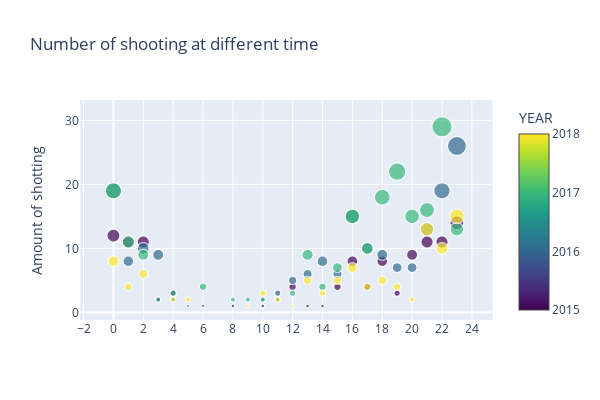

Notebook cell for this chart:
### Markdown cell above
#### Scatter Plot with more style

### Code cell
fig = px.scatter(shotting_timeDist, x="HOUR", y="INCIDENT_NUMBER", color="YEAR",size='INCIDENT_NUMBER',
                 title='Number of shooting at different time',
                 hover_name='YEAR',size_max=20,
           color_continuous_scale=px.colors.sequential.Viridis, render_mode="webgl")
fig.update_layout(
    width=600,
    height=400,
)
fig.update_xaxes(nticks=20,tickwidth=5,title_text='') #Set number of tick marks and style
fig.update_yaxes(title_text='Amount of shotting')#Set axis title

fig.show()

### Figure 1 — Plotly figure (JSON) as saved in the notebook; plotly's stock layout.template omitted (floating-point values rounded to 4 significant figures)
{"data": [{"hoverlabel": {"namelength": 0}, "hovertemplate": "<b>%{hovertext}</b><br><br>HOUR=%{x}<br>INCIDENT_NUMBER=%{marker.size}<br>YEAR=%{marker.color}", "hovertext": [2015, 2015, 2015, 2015, 2015, 2015, 2015, 2015, 2015, 2015, 2015, 2015, 2015, 2015, 2015, 2015, 2015, 2015, 2015, 2015, 2016, 2016, 2016, 2016, 2016, 2016, 2016, 2016, 2016, 2016, 2016, 2016, 2016, 2016, 2016, 2016, 2016, 2016, 2016, 2016, 2017, 2017, 2017, 2017, 2017, 2017, 2017, 2017, 2017, 2017, 2017, 2017, 2017, 2017, 2017, 2017, 2017, 2017, 2017, 2017, 2017, 2017, 2017, 2018, 2018, 2018, 2018, 2018, 2018, 2018, 2018, 2018, 2018, 2018, 2018, 2018, 2018, 2018, 2018, 2018, 2018, 2018, 2018], "legendgroup": "", "marker": {"color": [2015, 2015, 2015, 2015, 2015, 2015, 2015, 2015, 2015, 2015, 2015, 2015, 2015, 2015, 2015, 2015, 2015, 2015, 2015, 2015, 2016, 2016, 2016, 2016, 2016, 2016, 2016, 2016, 2016, 2016, 2016, 2016, 2016, 2016, 2016, 2016, 2016, 2016, 2016, 2016, 2017, 2017, 2017, 2017, 2017, 2017, 2017, 2017, 2017, 2017, 2017, 2017, 2017, 2017, 2017, 2017, 2017, 2017, 2017, 2017, 2017, 2017, 2017, 2018, 2018, 2018, 2018, 2018, 2018, 2018, 2018, 2018, 2018, 2018, 2018, 2018, 2018, 2018, 2018, 2018, 2018, 2018, 2018], "coloraxis": "coloraxis", "size": [12, 11, 11, 2, 3, 1, 1, 2, 4, 1, 1, 4, 8, 4, 8, 3, 9, 11, 11, 14, 19, 8, 10, 9, 2, 1, 2, 3, 5, 6, 8, 6, 15, 10, 9, 7, 7, 13, 19, 26, 19, 11, 9, 2, 3, 1, 4, 2, 2, 2, 2, 3, 9, 4, 7, 15, 10, 18, 22, 15, 16, 29, 13, 8, 4, 6, 2, 2, 1, 3, 2, 1, 5, 3, 5, 7, 4, 5, 4, 2, 13, 10, 15], "sizemode": "area", "sizeref": 0.0725, "symbol": "circle"}, "mode": "markers", "name": "", "showlegend": false, "type": "scattergl", "x": [0, 1, 2, 3, 4, 8, 10, 11, 12, 13, 14, 15, 16, 17, 18, 19, 20, 21, 22, 23, 0, 1, 2, 3, 4, 6, 10, 11, 12, 13, 14, 15, 16, 17, 18, 19, 20, 21, 22, 23, 0, 1, 2, 3, 4, 5, 6, 8, 9, 10, 11, 12, 13, 14, 15, 16, 17, 18, 19, 20, 21, 22, 23, 0, 1, 2, 4, 5, 9, 10, 11, 12, 13, 14, 15, 16, 17, 18, 19, 20, 21, 22, 23], "xaxis": "x", "y": [12, 11, 11, 2, 3, 1, 1, 2, 4, 1, 1, 4, 8, 4, 8, 3, 9, 11, 11, 14, 19, 8, 10, 9, 2, 1, 2, 3, 5, 6, 8, 6, 15, 10, 9, 7, 7, 13, 19, 26, 19, 11, 9, 2, 3, 1, 4, 2, 2, 2, 2, 3, 9, 4, 7, 15, 10, 18, 22, 15, 16, 29, 13, 8, 4, 6, 2, 2, 1, 3, 2, 1, 5, 3, 5, 7, 4, 5, 4, 2, 13, 10, 15], "yaxis": "y"}], "layout": {"coloraxis": {"colorbar": {"title": {"text": "YEAR"}}, "colorscale": [[0, "#440154"], [0.1111, "#482878"], [0.2222, "#3e4989"], [0.3333, "#31688e"], [0.4444, "#26828e"], [0.5556, "#1f9e89"], [0.6667, "#35b779"], [0.7778, "#6ece58"], [0.8889, "#b5de2b"], [1, "#fde725"]]}, "height": 400, "legend": {"itemsizing": "constant", "tracegroupgap": 0}, "title": {"text": "Number of shooting at different time"}, "width": 600, "xaxis": {"anchor": "y", "domain": [0, 0.98], "nticks": 20, "tickwidth": 5, "title": {"text": ""}}, "yaxis": {"anchor": "x", "domain": [0, 1], "title": {"text": "Amount of shotting"}}}}
